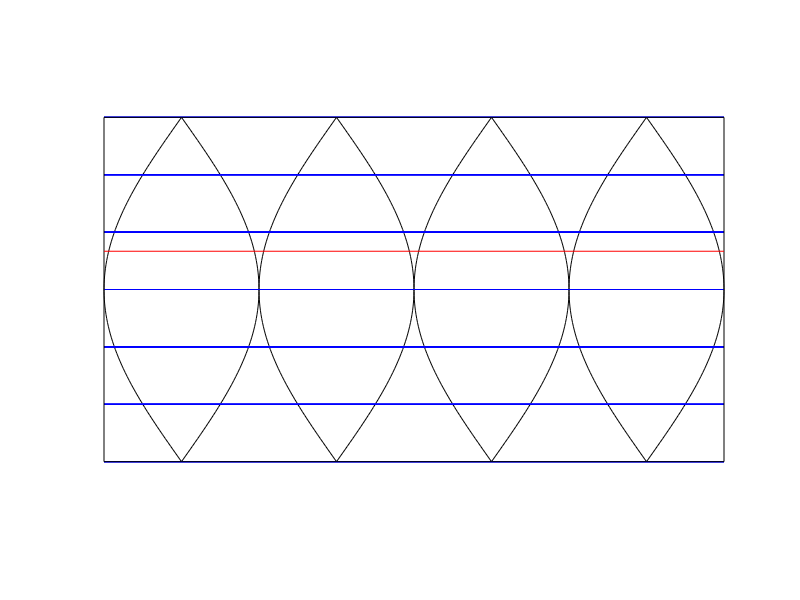

Source code (MATLAB):
% split a sphere into lunes (outside of the wedge)
clear;
clc;

%%%%%%%%%%%%%%%%%%%%%%%%%%%%%%%%%%%%%%%%%%%%%%%%%%%%%%%%%%%%%%%%
% USER INPUTS

% pick one
%c = 100; % circumference
%r = 1; % radius
d = 10; % diameter

n = 6;  % points in curves
m = 4;   % number of lunes % number based on Skyward Sword
q = m;   % number of lunes to display
z = 90;  % accurate curves

%%%%%%%%%%%%%%%%%%%%%%%%%%%%%%%%%%%%%%%%%%%%%%%%%%%%%%%%%%%%%%%%
% CAULCULATED VALUES

if exist('c', 'var') && ~exist('r', 'var') && ~exist('d', 'var')
    r = c / (2 * pi);
    d = r * 2;
elseif ~exist('c', 'var') && exist('r', 'var') && ~exist('d', 'var')
    d = r * 2;
    c = r * (2 * pi);
elseif ~exist('c', 'var') && ~exist('r', 'var') && exist('d', 'var')
    r = d / 2;
    c = r * (2 * pi);
else
    disp('ERROR: Sphere is overdefined.')
    disp('PICK 1: c, r, d')
end

phi = 2 * pi / m;

nr = r * sin(phi / 2);
theta = linspace(-pi/2, pi/2, n+1);

tx = nr * cos(theta);
ty = linspace(-c/4, c/4, n+1);

%%%%%%%%%%%%%%%%%%%%%%%%%%%%%%%%%%%%%%%%%%%%%%%%%%%%%%%%%%%%%%%%
% LUNE CURVES

x = nr * cos(linspace(-pi/2, pi/2, z));
y = linspace(-c/4, c/4, z);

x = [x, -fliplr(x)];
y = [y,  fliplr(y)];

%%%%%%%%%%%%%%%%%%%%%%%%%%%%%%%%%%%%%%%%%%%%%%%%%%%%%%%%%%%%%%%%
% INTERIOR LINES

x2 = [tx ; -tx; NaN * ones(size(tx))];
x2 = x2(:);
y2 = repelem(ty,3);


%%%%%%%%%%%%%%%%%%%%%%%%%%%%%%%%%%%%%%%%%%%%%%%%%%%%%%%%%%%%%%%%
% EXTERIOR LINES

total_visible_width = q * 2 * nr;

x3 = repmat([0 1 NaN]*total_visible_width, n + 1);
y3 = repelem(ty, 3);

%%%%%%%%%%%%%%%%%%%%%%%%%%%%%%%%%%%%%%%%%%%%%%%%%%%%%%%%%%%%%%%%
% PRINT

lune_width = (2 * nr) / 2.54;

disp('width list')
blarg = tx' * 2 / 2.54;
for ii = blarg
    fprintf('%10.2f\n', ii);
end

%%%%%%%%%%%%%%%%%%%%%%%%%%%%%%%%%%%%%%%%%%%%%%%%%%%%%%%%%%%%%%%%
% PLOT

figure(1);
clf;
hold on;

for ii = 1:q
    % lune
    plot((ii - 0.5) * 2 * nr + x,  y,  'k');
    % lines interior to lune
    plot((ii - 0.5) * 2 * nr + x2, y2, 'b');
end

% draw lines across
plot(x3, y3, 'b');

% border
plot([0 0 1 1 0]*total_visible_width, [-1 1 1 -1 -1]*c/4, 'k');
fprintf('Border height: %f\n', c/2)

% cut line
plot([0 1]*total_visible_width, [1 1]*(c/4 * 2/9), 'r');

axis('equal');
axis('off');
hold off;

saveas(1, 'orb_sphere_pattern.svg')

